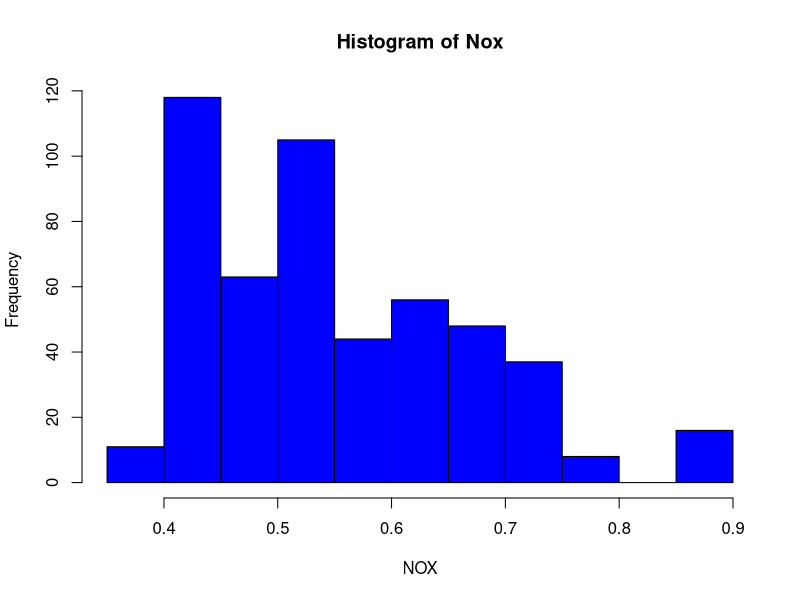
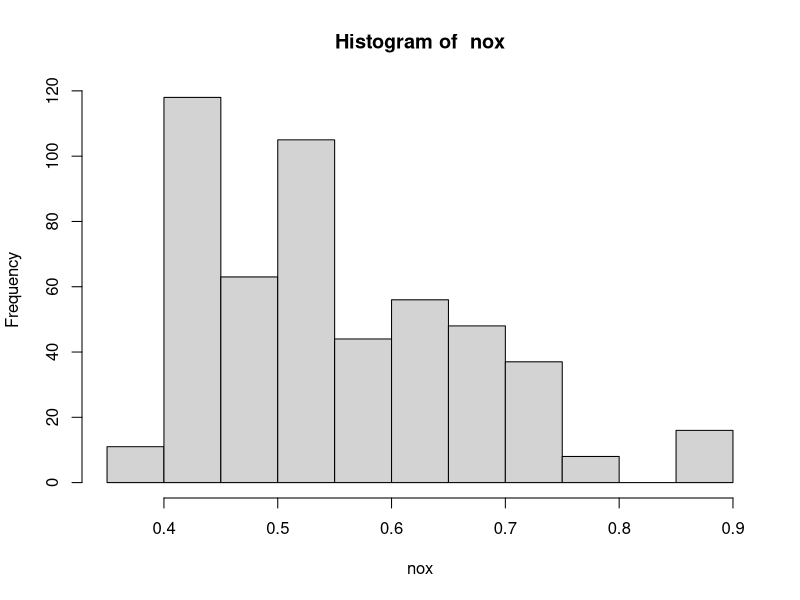
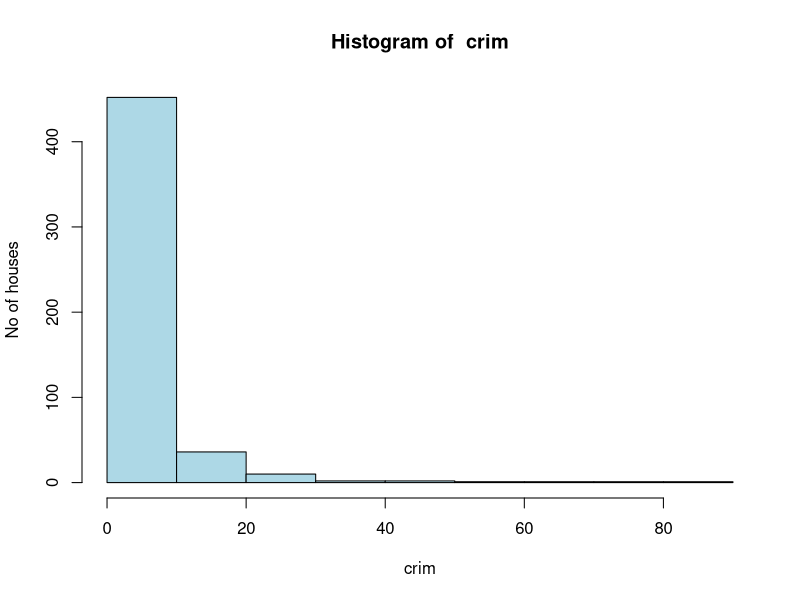
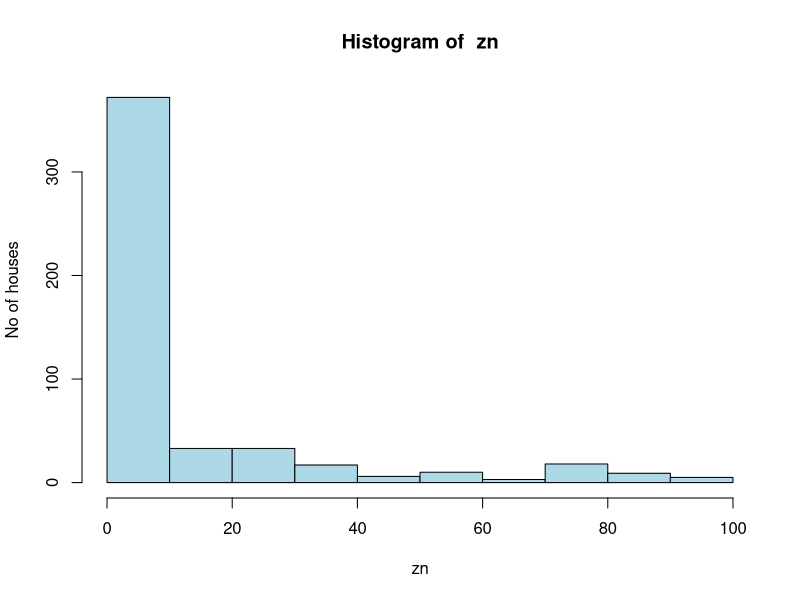
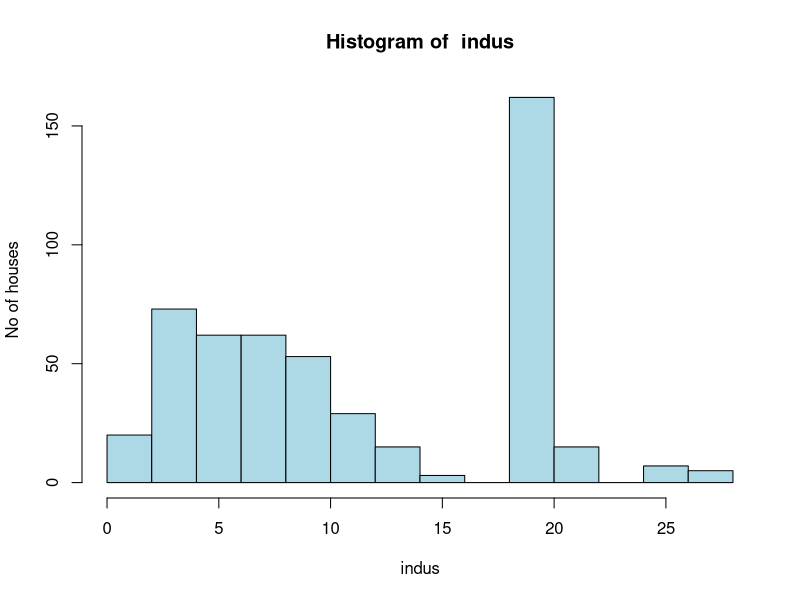
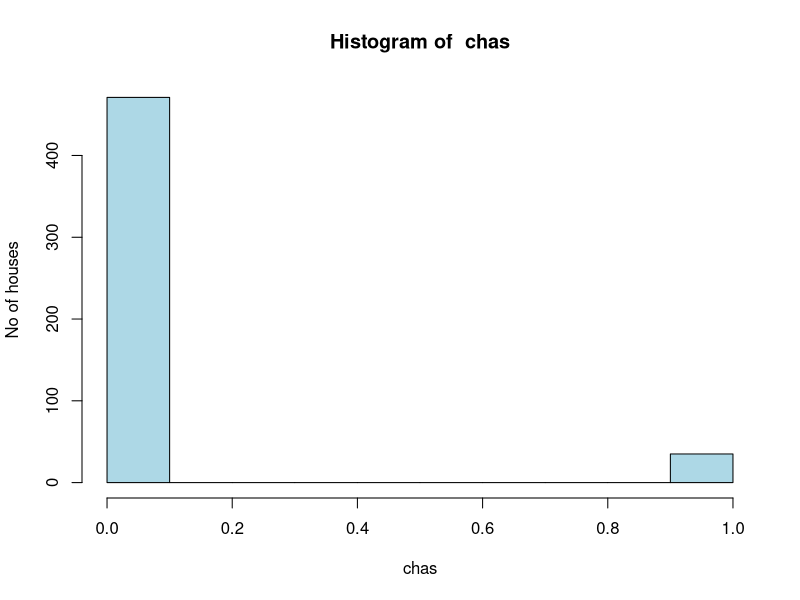
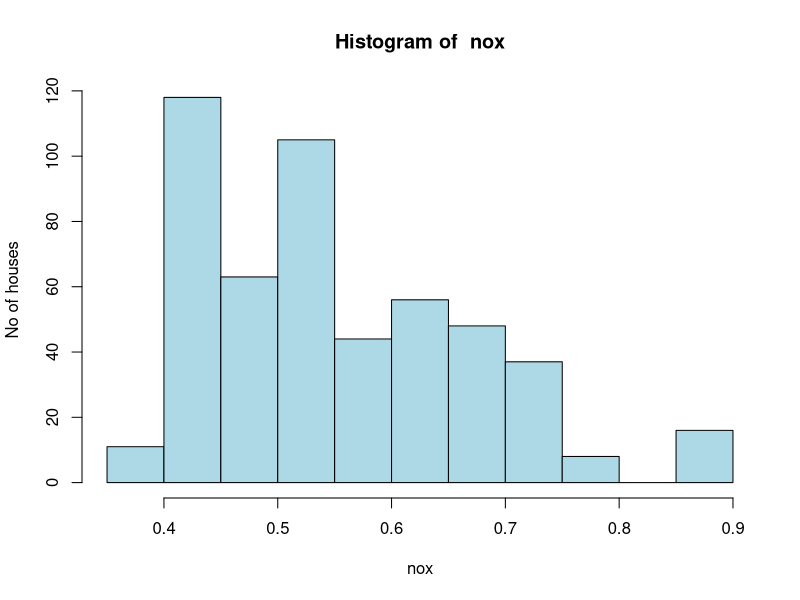
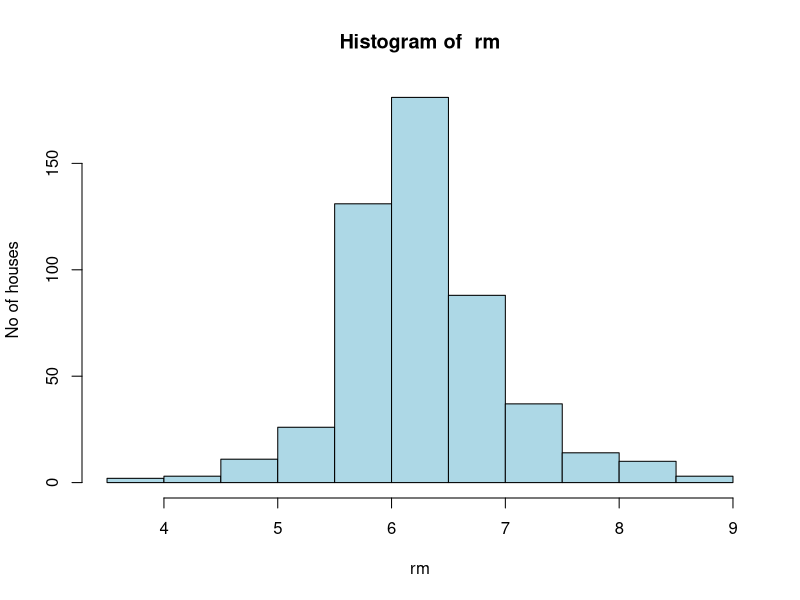

These figures' R source, in order:

#for loop
for (i in 1:5)#here i is vector in the list of vectors c(1,2,3,4,5)
{
  print("Happy Birthday")
}
#can run without the brackets also
#for loop runs as how much vectors in the list

#understand
x<-c(3,5,7,8)
for (i in 1 : length(x))
{
  print(x[i])
}

for (i in c(22,34,56,32,2))#it takes the length of the vector
{
  print("Hello world")
}

for (i in x)#here it takes the index
{
  print(i)
}

#----------------------------------------------------------
#paste function
paste("Hello","world")
paste("Hello"," ","World")# for concatinate strings

a<-"Apple"
b<-"Pie"

paste(a,b)#by default the separator is space
paste(a,b,sep = "-")#changing the separator

for (i in c("Bio","Phy","Chem"))
{
  print(paste("The subject is",i))
}

#----------------------------------------------------------
library(MASS)  
data("Boston")
View(Boston)

mean(Boston[,1])

# for printing the mean of each column
for (i in 1:ncol(Boston))
{
  print(mean(Boston[,i]))
}

# finding the names of the columns
names(Boston)

# for print the mean of each column with the variable name
for (i in 1:ncol(Boston))
{
  print(paste(names(Boston)[i],":",mean(Boston[,i])))
}

#shortening the above code

for (i in names(Boston))
{
  print(paste(i,":",round(mean(Boston[,i]),3)))
}

#--Another method to give names
avg<-numeric()#empty vector- only numerical values
avg<-c()#empty vector

for (i in 1:ncol(Boston))
{
  avg[i]<-round(mean(Boston[,i]),3)
}

avg
names(avg)

# giving names to the vectors
names(avg)=names(Boston)
names(avg)
avg

b = c(1,2,3,4)
names(b)=c("one","two","three","four")
b
## using matrix
avg = matrix(avg)
rownames(avg) <- names(Boston)
colnames(avg)<-"Mean"
avg
class(avg)
avg["zn","Mean"]

#-----------------------------------------------------------
#ploting histogram
hist(Boston$nox,main="Histogram of Nox",col='Blue',xlab='NOX')

# another way of plotting the same--
hist(Boston[,5],main=paste('Histogram of',"",names(Boston)[5]),xlab=names(Boston)[5])

#histogram of each columns automated

for (i in 1:ncol(Boston))
{
  hist(Boston[,i],col='Light blue',main=paste('Histogram of',"",names(Boston)[i]),xlab=names(Boston)[i],ylab='No of houses')
}

#-------------------------------------------------------------
#plotting box plot and histogram together
par(mfrow=c(2,1))
for (i in 1:ncol(Boston))
{
  boxplot(Boston[,i],col='maroon',border='grey5',horizontal = T,main=paste('Boxplot of',"",names(Boston)[i]),xlab=names(Boston)[i],ylab='No of houses') 
  hist(Boston[,i],col='Light blue',main=paste('Histogram of',"",names(Boston)[i]),xlab=names(Boston)[i],ylab='No of houses')
}
#----------------------------------------------------------
#storing the image files
getwd()
setwd('C:\\Users\\anand\\Desktop\\Praxis\\sem2\\R\\Boston graphs')
getwd()

for (i in 1:ncol(Boston))
{
  png(paste(names(Boston)[i],".png", sep=""))#start

  par(mfrow=c(2,1))
  

  boxplot(Boston[,i],col='maroon',border='grey5',horizontal = T,main=paste('Boxplot of',"",names(Boston)[i]),xlab=names(Boston)[i],ylab='No of houses') 
  hist(Boston[,i],col='Light blue',main=paste('Histogram of',"",names(Boston)[i]),xlab=names(Boston)[i],ylab='No of houses')
  dev.off()#end - this should be written
}
#------------------------------------------------------------
#Creating functions in R

bill<- function(bill,tax=10)
{
  total <- bill+bill*(tax/100)
  return(total)
}

bill(1000)
bill(1000,30)

#function without any argument ---------------------------

hello<- function()
{
  print('Hello')
}

hello()

#Function for getting the graphs of a data-----------------

graphs <- function(data)
{
  for (i in 1:ncol(data))
  {
    hist(data[,i],col='Light blue',main=paste('Histogram of',"",names(data)[i]),xlab=names(data)[i])
  }
}

graphs(Boston)
graphs(mtcars)

#----------------------------------------------------------
#storing the graphs
getwd()
setwd('C:\\Users\\anand\\Desktop\\Praxis\\sem2\\R\\mtcars graph')
graphs1 <-function(data)
{
  for (i in 1:ncol(data))
  {
    png(paste(names(data)[i],".png", sep=""))#start
    
    par(mfrow=c(2,1))
    
    
    boxplot(data[,i],col='maroon',border='grey5',horizontal = T,main=paste('Boxplot of',"",names(data)[i]),xlab=names(data)[i]) 
    hist(data[,i],col='Light blue',main=paste('Histogram of',"",names(data)[i]),xlab=names(data)[i],)
    dev.off()#end - this should be written
  }
}
graphs1(mtcars)
